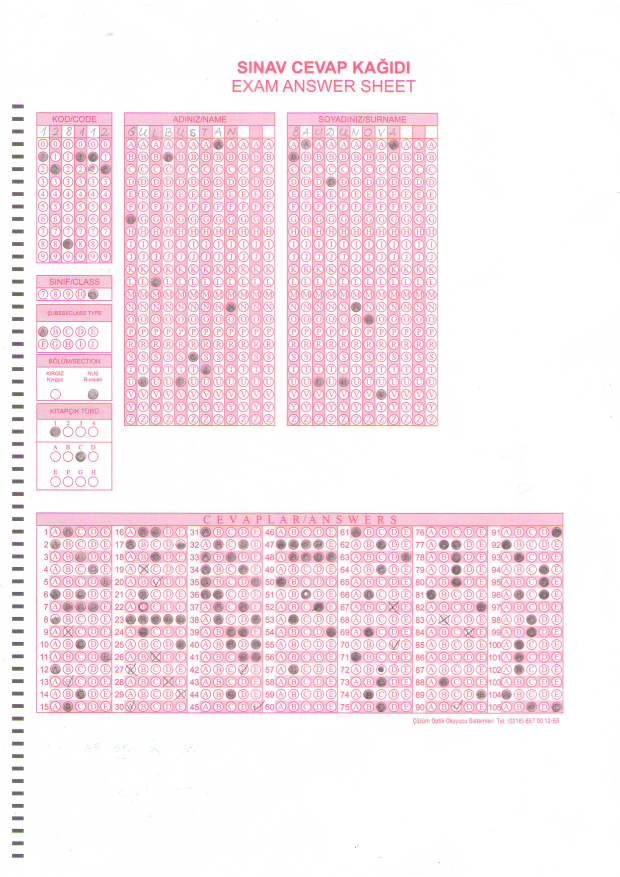
#> input picture Python/testMarked.jpg, 2480 x 3508 px (shown at 1/4 size)
$ python -i scan.py   (imports and definitions only)   (Python 2 division)   (older library calls are emulated)
#> lines starting #> are read from the running program, lines starting #| are printed output that depends on the picture; after the words box and inside, x2 and y2 are one past the last pixel; in counts of white or black regions, pixels touching at a corner belong together
### Python/pyimagesearch/transform.py
# import the necessary packages
import numpy as np
import cv2

def order_points(pts):
	# initialzie a list of coordinates that will be ordered
	# such that the first entry in the list is the top-left,
	# the second entry is the top-right, the third is the
	# bottom-right, and the fourth is the bottom-left
	rect = np.zeros((4, 2), dtype = "float32")

	# the top-left point will have the smallest sum, whereas
	# the bottom-right point will have the largest sum
	s = pts.sum(axis = 1)
	rect[0] = pts[np.argmin(s)]
	rect[2] = pts[np.argmax(s)]

	# now, compute the difference between the points, the
	# top-right point will have the smallest difference,
	# whereas the bottom-left will have the largest difference
	diff = np.diff(pts, axis = 1)
	rect[1] = pts[np.argmin(diff)]
	rect[3] = pts[np.argmax(diff)]

	# return the ordered coordinates
	return rect

def four_point_transform(image, pts):
	# obtain a consistent order of the points and unpack them
	# individually
	rect = order_points(pts)
	(tl, tr, br, bl) = rect

	# compute the width of the new image, which will be the
	# maximum distance between bottom-right and bottom-left
	# x-coordiates or the top-right and top-left x-coordinates
	widthA = np.sqrt(((br[0] - bl[0]) ** 2) + ((br[1] - bl[1]) ** 2))
	widthB = np.sqrt(((tr[0] - tl[0]) ** 2) + ((tr[1] - tl[1]) ** 2))
	maxWidth = max(int(widthA), int(widthB))

	# compute the height of the new image, which will be the
	# maximum distance between the top-right and bottom-right
	# y-coordinates or the top-left and bottom-left y-coordinates
	heightA = np.sqrt(((tr[0] - br[0]) ** 2) + ((tr[1] - br[1]) ** 2))
	heightB = np.sqrt(((tl[0] - bl[0]) ** 2) + ((tl[1] - bl[1]) ** 2))
	maxHeight = max(int(heightA), int(heightB))

	# now that we have the dimensions of the new image, construct
	# the set of destination points to obtain a "birds eye view",
	# (i.e. top-down view) of the image, again specifying points
	# in the top-left, top-right, bottom-right, and bottom-left
	# order
	dst = np.array([
		[0, 0],
		[maxWidth - 1, 0],
		[maxWidth - 1, maxHeight - 1],
		[0, maxHeight - 1]], dtype = "float32")

	# compute the perspective transform matrix and then apply it
	M = cv2.getPerspectiveTransform(rect, dst)
	warped = cv2.warpPerspective(image, M, (maxWidth, maxHeight))

	# return the warped image
	return warped

### Python/scan.py
def scan(image, DEBUG = 0):
	# import the necessary packages
	from pyimagesearch.transform import four_point_transform
	import imutils
	from skimage.filter import threshold_adaptive
	import numpy as np
	import argparse
	import cv2

	ratio = image.shape[0] / 2500.0
	orig = image.copy()
	image = imutils.resize(image, height = 2500)

	# convert the image to grayscale, blur it, and find edges
	# in the image
	gray = cv2.cvtColor(image, cv2.COLOR_BGR2GRAY)
	gray = cv2.GaussianBlur(gray, (5, 5), 0)
	edged = cv2.Canny(gray, 75, 200)


	if DEBUG == 1:
		# show the original image and the edge detected image
		print "STEP 1: Edge Detection"
		cv2.imshow("Image", image)
		cv2.imshow("Edged", edged)
		cv2.waitKey(0)
		cv2.destroyAllWindows()

	# find the contours in the edged image, keeping only the
	# largest ones, and initialize the screen contour
	(cnts, _) = cv2.findContours(edged.copy(), cv2.RETR_LIST, cv2.CHAIN_APPROX_SIMPLE)
	cnts = sorted(cnts, key = cv2.contourArea, reverse = True)[:5]

	# loop over the contours
	for c in cnts:
		# approximate the contour
		peri = cv2.arcLength(c, True)
		approx = cv2.approxPolyDP(c, 0.02 * peri, True)

		# if our approximated contour has four points, then we
		# can assume that we have found our screen
		if len(approx) == 4:
			screenCnt = approx
			break

	if DEBUG == 1:
		# show the contour (outline) of the piece of paper
		print "STEP 2: Find contours of paper"
		cv2.drawContours(image, [screenCnt], -1, (0, 255, 0), 2)
		cv2.imshow("Outline", image)
		cv2.waitKey(0)
		cv2.destroyAllWindows()

	# apply the four point transform to obtain a top-down
	# view of the original image
	warped = four_point_transform(orig, screenCnt.reshape(4, 2) * ratio)
	# [6 lines of commented-out code are left out]

	if DEBUG == 1:
		# show the original and scanned images
		print "STEP 3: Apply perspective transform"
		cv2.imshow("Original", imutils.resize(orig, height = 650))
		cv2.imshow("Scanned", imutils.resize(warped, height = 650))
		cv2.waitKey(0)
	return warped

>>> import cv2
>>> picture = cv2.imread('testMarked.jpg')
#> picture is the input picture: shape (3508, 2480, 3); mean B, G, R 237.6, 232.3, 249.5
>>> result = scan(picture)
#> in scan, `gray = cv2.cvtColor(image, cv2.COLOR_BGR2GRAY)`:
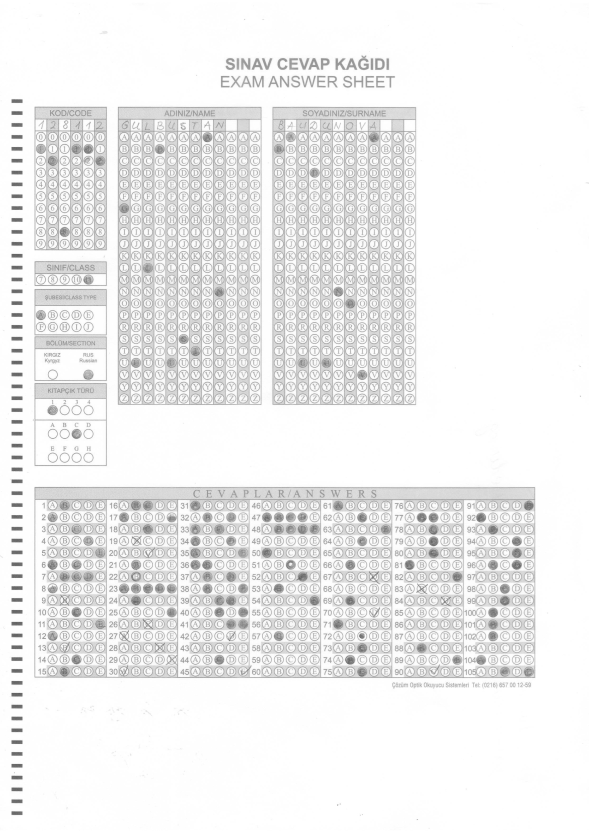
#> gray: shape (2500, 1767) (shown at 1/3 size); min 85, max 255, mean 238
#> in scan, `edged = cv2.Canny(gray, 75, 200)`:
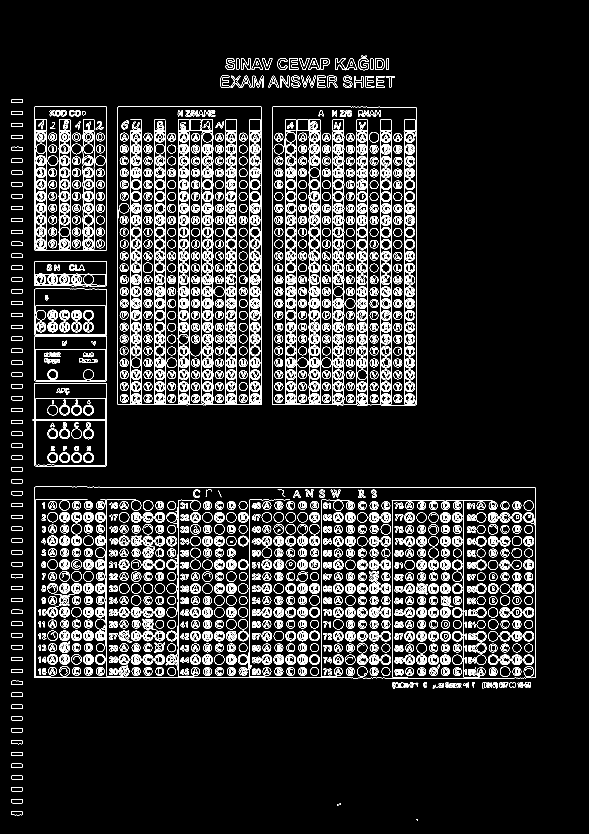
#> edged: shape (2500, 1767) (shown at 1/3 size); 7.2% white in thin lines or dots, all inside (x1, y1, x2, y2) = (34, 166, 1607, 2461)
#> in scan, `(cnts, _) = cv2.findContours(edged.copy(), cv2.RETR_LIST, cv2.CHAIN_AP..`: cnts = 6311 contours, 1085 with area under 20; largest, box (x1, y1, x2, y2) and area: (103, 1460, 1607, 2035) 859828, (103, 1460, 1607, 2035) 859823, (353, 320, 785, 1216) 385320, (353, 320, 785, 1216) 385314, (817, 320, 1249, 1216) 385296
#> in scan, `cnts = sorted(cnts, key = cv2.contourArea, reverse = True)[:5]`: cnts = 5 contours; box (x1, y1, x2, y2) and area: (103, 1460, 1607, 2035) 859828, (103, 1460, 1607, 2035) 859823, (353, 320, 785, 1216) 385320, (353, 320, 785, 1216) 385314, (817, 320, 1249, 1216) 385296
#> the loop in scan, `for c in cnts:` made 1 pass
#> (peri, screenCnt) on pass 1: (4188.7, [[103, 1462], [104, 2032], [1605, 2033], [1604, 1461]])
#> in order_points, `s = pts.sum(axis = 1)`: s = [2196, 2997.2, 5104.8, 4300.8]
#> in order_points, `diff = np.diff(pts, axis = 1)`: diff = [1906.9, 2705.4, 600.6, -200.7]
#> in four_point_transform, `rect = order_points(pts)`: rect = [[144.5, 2051.5], [2250.7, 2050.1], [2252.1, 2852.7], [145.9, 2851.3]]
#> in four_point_transform, `(tl, tr, br, bl) = rect`: tl = [144.5, 2051.5]; tr = [2250.7, 2050.1]; br = [2252.1, 2852.7]; bl = [145.9, 2851.3]
#> in four_point_transform, `widthA = np.sqrt(((br[0] - bl[0]) ** 2) + ((br[1] - bl[1]) ** 2))`: widthA = 2106.2
#> in four_point_transform, `maxWidth = max(int(widthA), int(widthB))`: maxWidth = 2106
#> in four_point_transform, `heightA = np.sqrt(((tr[0] - br[0]) ** 2) + ((tr[1] - br[1]) ** 2))`: heightA = 802.6
#> in four_point_transform, `heightB = np.sqrt(((tl[0] - bl[0]) ** 2) + ((tl[1] - bl[1]) ** 2))`: heightB = 799.8
#> in four_point_transform, `maxHeight = max(int(heightA), int(heightB))`: maxHeight = 802
#> in four_point_transform, `dst = np.array([ [0, 0], [maxWidth - 1, 0], [maxWidth - 1, maxHeight -..`: dst = [[0, 0], [2105, 0], [2105, 801], [0, 801]]
#> in four_point_transform, `M = cv2.getPerspectiveTransform(rect, dst)`: M = [[1, -0.00176, -141.4], [0.000667, 1, -2055.1], [1.67e-06, -5.91e-09, 1]]
#> in four_point_transform, `warped = cv2.warpPerspective(image, M, (maxWidth, maxHeight))`:
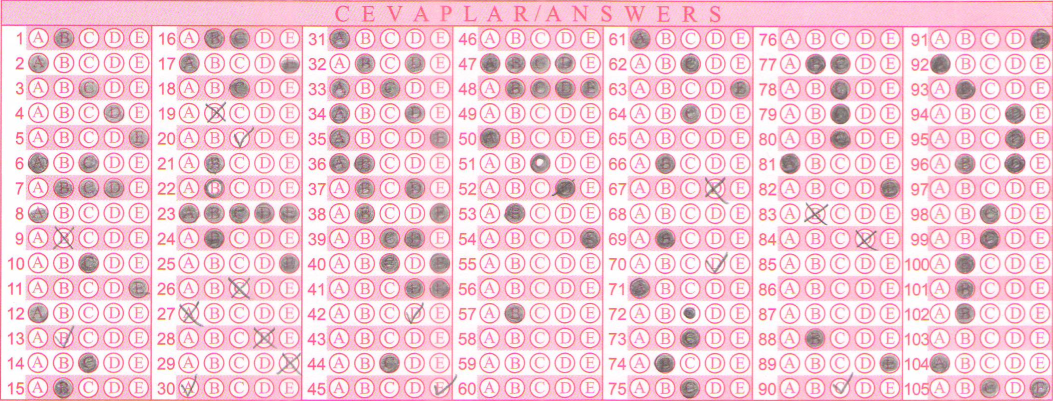
#> warped: shape (802, 2106, 3) (shown at 1/2 size); mean B, G, R 216.3, 204.6, 242.2
